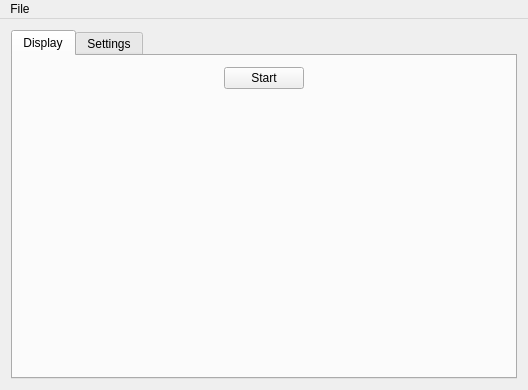
<?xml version="1.0" encoding="UTF-8"?>
<ui version="4.0">
 <class>MainWindow</class>
 <widget class="QMainWindow" name="MainWindow">
  <property name="geometry">
   <rect>
    <x>0</x>
    <y>0</y>
    <width>528</width>
    <height>390</height>
   </rect>
  </property>
  <property name="windowTitle">
   <string>FFT Spectrogram</string>
  </property>
  <widget class="QWidget" name="centralWidget">
   <layout class="QGridLayout" name="gridLayout">
    <item row="0" column="0">
     <layout class="QGridLayout" name="gridLayout_2">
      <item row="0" column="0">
       <widget class="QTabWidget" name="tabWidget">
        <property name="currentIndex">
         <number>0</number>
        </property>
        <widget class="QWidget" name="displayTab">
         <attribute name="title">
          <string>Display</string>
         </attribute>
         <layout class="QVBoxLayout" name="verticalLayout">
          <item>
           <layout class="QHBoxLayout" name="horizontalLayout">
            <property name="sizeConstraint">
             <enum>QLayout::SetNoConstraint</enum>
            </property>
            <item>
             <spacer name="leftSpacerStartStopButton">
              <property name="orientation">
               <enum>Qt::Horizontal</enum>
              </property>
              <property name="sizeHint" stdset="0">
               <size>
                <width>40</width>
                <height>20</height>
               </size>
              </property>
             </spacer>
            </item>
            <item>
             <widget class="QPushButton" name="startStopButton">
              <property name="text">
               <string>Start</string>
              </property>
             </widget>
            </item>
            <item>
             <spacer name="rightSpacerStartStopButton">
              <property name="orientation">
               <enum>Qt::Horizontal</enum>
              </property>
              <property name="sizeHint" stdset="0">
               <size>
                <width>40</width>
                <height>20</height>
               </size>
              </property>
             </spacer>
            </item>
           </layout>
          </item>
          <item>
           <widget class="WaterfallWidget" name="waterfallWidget" native="true">
            <property name="sizePolicy">
             <sizepolicy hsizetype="Expanding" vsizetype="Expanding">
              <horstretch>0</horstretch>
              <verstretch>0</verstretch>
             </sizepolicy>
            </property>
           </widget>
          </item>
         </layout>
        </widget>
        <widget class="QWidget" name="settingsTab">
         <attribute name="title">
          <string>Settings</string>
         </attribute>
         <layout class="QGridLayout" name="gridLayout_4">
          <item row="1" column="0">
           <spacer name="horizontalSpacer">
            <property name="orientation">
             <enum>Qt::Horizontal</enum>
            </property>
            <property name="sizeHint" stdset="0">
             <size>
              <width>40</width>
              <height>20</height>
             </size>
            </property>
           </spacer>
          </item>
          <item row="0" column="0">
           <layout class="QGridLayout" name="gridLayout_3">
            <item row="3" column="0">
             <widget class="QLabel" name="sampleRateLabel">
              <property name="text">
               <string>Frequency (Hz)</string>
              </property>
             </widget>
            </item>
            <item row="0" column="1">
             <widget class="QSpinBox" name="intervalSpinBox"/>
            </item>
            <item row="0" column="0">
             <widget class="QLabel" name="intervalLabel">
              <property name="text">
               <string>Interval (ms)</string>
              </property>
             </widget>
            </item>
            <item row="3" column="1">
             <widget class="QComboBox" name="sampleRateComboBox">
              <property name="currentIndex">
               <number>0</number>
              </property>
              <item>
               <property name="text">
                <string>8000</string>
               </property>
              </item>
              <item>
               <property name="text">
                <string>11250</string>
               </property>
              </item>
              <item>
               <property name="text">
                <string>22500</string>
               </property>
              </item>
              <item>
               <property name="text">
                <string>44100</string>
               </property>
              </item>
              <item>
               <property name="text">
                <string>48000</string>
               </property>
              </item>
             </widget>
            </item>
            <item row="1" column="0">
             <widget class="QLabel" name="bufferSizeLabel">
              <property name="text">
               <string>TextLabel</string>
              </property>
             </widget>
            </item>
            <item row="1" column="1">
             <widget class="QSpinBox" name="bufferSizeSpinBox"/>
            </item>
           </layout>
          </item>
         </layout>
        </widget>
       </widget>
      </item>
     </layout>
    </item>
   </layout>
  </widget>
  <widget class="QMenuBar" name="menuBar">
   <property name="geometry">
    <rect>
     <x>0</x>
     <y>0</y>
     <width>528</width>
     <height>22</height>
    </rect>
   </property>
   <widget class="QMenu" name="menuFile">
    <property name="title">
     <string>File</string>
    </property>
    <addaction name="actionExit"/>
   </widget>
   <addaction name="menuFile"/>
  </widget>
  <action name="actionExit">
   <property name="text">
    <string>Quit</string>
   </property>
  </action>
 </widget>
 <layoutdefault spacing="6" margin="11"/>
 <customwidgets>
  <customwidget>
   <class>WaterfallWidget</class>
   <extends>QWidget</extends>
   <header>waterfallwidget.h</header>
   <container>1</container>
  </customwidget>
 </customwidgets>
 <resources/>
 <connections/>
</ui>
